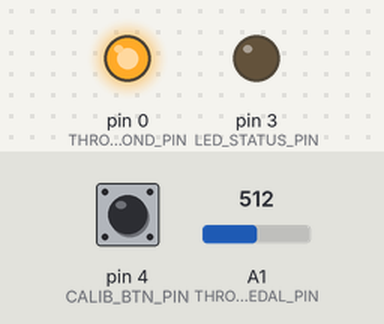
The program below on a simulated Arduino Uno, built with avr-gcc and run on an emulated ATmega328P. On the bench: output pins drawn as LEDs (lit = HIGH). Dashed ring = blinking. The test bench sets the inputs (shaded band); at power-on: pin 4 (CALIB_BTN_PIN) LOW, A1 (THROTTLE_PEDAL_PIN) = 512. EEPROM starts erased.

Above: at 1.2 s.
1.3 s: pin 4 (CALIB_BTN_PIN) pulled HIGH for 0.15 s
At 3.6 s:
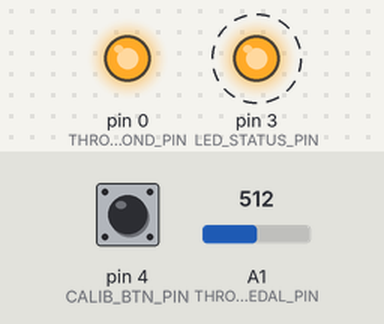
4.4 s: pin 4 (CALIB_BTN_PIN) pulled HIGH for 1 s
At 8.2 s:
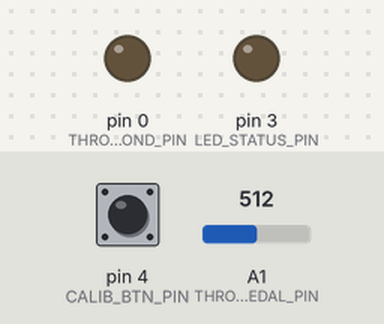
8.4 s: pin 4 (CALIB_BTN_PIN) pulled HIGH for 0.15 s
At 10.7 s:
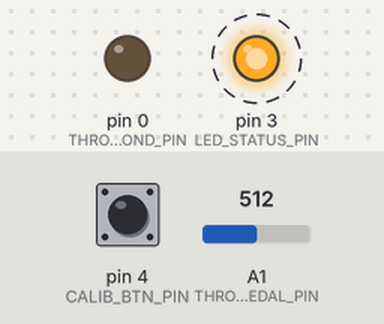
Timing chart, 0 to 17.5 s (numbered marks = the images above; inputs shaded):
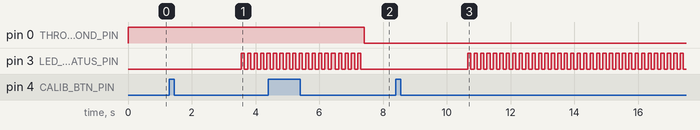

Measured:
- after the input at 1.3 s, pin 3 (LED_STATUS_PIN): alternates HIGH for 0.10 s and LOW for 0.10 s, starting after 2.3 s
- after the input at 4.4 s, pin 0 (THROTTLE_COND_PIN): HIGH → LOW after 3.0 s; pin 3 (LED_STATUS_PIN): goes on until 7.3 s, then stays LOW
- after the input at 8.4 s, pin 3 (LED_STATUS_PIN): alternates HIGH for 0.10 s and LOW for 0.10 s, starting after 2.3 s

The program:

main.cpp
```cpp
#include "Arduino.h"

/**
  ******************************************************************************
  * @file           : Firmware.ino
  * @brief          : Main program body
  ******************************************************************************
  * @attention
  *
  * <h2><center>&copy; Copyright.
  * All rights reserved.</center></h2>
  *
  * Firmware for snowmobile throttle cutoff when throttle
  * value is below treshold value, that is set by
  * calibration routine.
  *
  *
  ******************************************************************************
  */
/* USER CODE END Header */
/* Includes ------------------------------------------------------------------*/
#include <EEPROM.h>

/* Private includes ----------------------------------------------------------*/
/* USER CODE BEGIN Includes */
#include "calib.h"
extern "C"
{
  #include "button.h"
  #include "settings.h"
}

/* USER CODE END Includes */


/* Private define ------------------------------------------------------------*/
/* USER CODE BEGIN PD */


/* USER CODE END PD */

/* Private typedef -----------------------------------------------------------*/
/* USER CODE BEGIN PTD */
/* USER CODE END PTD */

/* Private variables ---------------------------------------------------------*/

/* USER CODE BEGIN PV */

uint16_t g_bottomThrottleLimit = 0;
Button_t ButtonCalibEntry;
Button_t ButtonCalibConfirm;
/* USER CODE END PV */

/* Private function prototypes -----------------------------------------------*/
/* USER CODE BEGIN PFP */
void ErrorHandler(uint8_t errorCode);
/* USER CODE END PFP */

void setup()
{
  pinMode(CALIB_BTN_PIN, INPUT);
  pinMode(THROTTLE_COND_PIN, OUTPUT);
  pinMode(LED_STATUS_PIN, OUTPUT);

  //Serial.begin(9600);
  if (EEPROM.read(NEW_MCU_FLG_ADDR)) // if value at address NEW_MCU_FLG_ADDR is not 0x00
  {
    EEPROM.write(NEW_MCU_FLG_ADDR, 0);
    g_bottomThrottleLimit = THROTTLE_DEFAULT_BOTTOM_LIMIT;
    EEPROM.put(THROTTLE_CALIB_VAL_ADDR, g_bottomThrottleLimit);
    ////Serial.write("First time MCU run. Var g_bottomThrottleLimit = ");
    ////Serial.println(g_bottomThrottleLimit);
  }
  else
  {
    EEPROM.get(THROTTLE_CALIB_VAL_ADDR, g_bottomThrottleLimit);
    //Serial.write("Var g_bottomThrottleLimit = ");
    //Serial.println(g_bottomThrottleLimit);
  }


  uint8_t init_status;
  init_status = Button_init(CALIB_BTN_PIN, BUTTON_CALIB_ENTRY_TIME, &ButtonCalibEntry);
  if (init_status < 0)
  {
    ErrorHandler(ERROR_INITIALIZATION);
  }
  init_status = Button_init(CALIB_BTN_PIN, BUTTON_CALIB_CONFIRM_TIME, &ButtonCalibConfirm);
  if (init_status < 0)
  {
    ErrorHandler(ERROR_INITIALIZATION);
  }
}


void loop()
{
  static uint8_t throttleCutoffFlg = 0;
  static uint8_t sigLedStatus = 0;

  uint16_t rawThrottle = analogRead(THROTTLE_PEDAL_PIN);

  if (rawThrottle <= g_bottomThrottleLimit)
  {
    if (throttleCutoffFlg == 1)
    {
      //Serial.write("Cut off throttle.\n");
      throttleCutoffFlg = 0;
      digitalWrite(THROTTLE_COND_PIN, throttleCutoffFlg);
    }
  }
  if (rawThrottle > g_bottomThrottleLimit+THROTTLE_RAW_HYS)
  {
    if (throttleCutoffFlg == 0)
    {
      //Serial.write("Give back throttle.\n");
      throttleCutoffFlg = 1;
      digitalWrite(THROTTLE_COND_PIN, throttleCutoffFlg);
    }
  }

  /*CHECK FOR CALIB REQUEST=================================*/
  uint8_t calibMode = ButtonCheckPress(&ButtonCalibEntry);
  if (calibMode)
  {
    //Serial.write("Stepping into calibration.\n");
    uint8_t calib_status = calibrateThrottle(THROTTLE_PEDAL_PIN, &ButtonCalibConfirm);
    if (calib_status == 1)
    {
      EEPROM.get(THROTTLE_CALIB_VAL_ADDR, g_bottomThrottleLimit);
      for (int i = 0;i<CALIB_CONFIRM_LED_BLINK_TIMES;i++)
      {
        sigLedStatus = !sigLedStatus;
        digitalWrite(LED_STATUS_PIN, sigLedStatus);
        delay(CALIB_CONFIRM_LED_TIME); //Here is intentionally delay()!
      }
      //Serial.write("Calibration completed.\n");
    }
    else
    {
      ErrorHandler(ERROR_CODE_CALIBRATION);
    }
  }
  /*END CHECK FOR CALIB REQUEST=================================*/
}


void ErrorHandler(uint8_t errorCode)
{
  uint8_t sigLedStatus = 0;
  while(1)
  {
    sigLedStatus = !sigLedStatus;
    digitalWrite(LED_STATUS_PIN, sigLedStatus);
    delay(errorCode);
  }
}
```

button.h
```cpp
#pragma once
#ifndef _BUTTON_H_
#define _BUTTON_H

#include "Arduino.h"


typedef struct DEBOUNCE_BUTTON{

  uint8_t PIN;
  int lastCurrSwitch;
  uint8_t checkingSwitch;
  unsigned long timeStartToggled;  // the last time the output pin was toggled
  uint16_t timeOfHold;

} Button_t;


uint8_t Button_init(uint8_t pin, uint16_t timeOfHold, Button_t *button);
uint8_t ButtonCheckPress(Button_t *button);

#endif /*_BUTTON_H*/
```

calib.h
```cpp
#pragma once
#ifndef _CALIB_H_
#define _CALIB_H

#include "Arduino.h"
#include "EEPROM.h"

extern "C"
{
  #include "button.h"
  #include "settings.h"
}

uint8_t calibrateThrottle(int throttlePin, Button_t *button);

#endif /*_CALIB_H_*/
```

button.c
```cpp
#include "button.h"

uint8_t Button_init(uint8_t pin, uint16_t timeOfHold, Button_t *button)
{
  button->PIN = pin;
  button->lastCurrSwitch = 0;
  button->checkingSwitch = 0;
  button->timeStartToggled = 0;  // the last time the output pin was toggled
  button->timeOfHold = timeOfHold;
  return 1;
}

uint8_t ButtonCheckPress(Button_t *button)
{
  uint8_t ret = 0;

  int currSwitch = digitalRead(button->PIN);

  if( currSwitch != button->lastCurrSwitch )
  {
    if( currSwitch == 0 ) //if low now, the change was unpressed to pressed
    {
      button->timeStartToggled = millis();
      button->checkingSwitch = 1;
    }
    else //was a rising edge (button being released), cancel checking
    {
      button->checkingSwitch = 0;
    }
    button->lastCurrSwitch = currSwitch;
  }

  if( button->checkingSwitch )
  {
    if( (millis() - button->timeStartToggled ) >= button->timeOfHold )
    {
      button->checkingSwitch = 0;
      ret = 1;
    }

  }

  return ret;
}
```

calib.cpp
```cpp
#include "calib.h"

uint8_t calibrateThrottle(int throttlePin, Button_t *button)
{
  uint8_t calibEnd = 0;
  unsigned long timeStartToggled = millis();
  uint8_t sigLedStatus = 0;

  while (calibEnd != 1)
  {
    if (millis() - timeStartToggled > CALIB_CONFIRM_LED_TIME)
    {
      sigLedStatus = !sigLedStatus;
      timeStartToggled = millis();
      digitalWrite(LED_STATUS_PIN, sigLedStatus);
    }
    uint8_t calibWrite = ButtonCheckPress(button);
    if (calibWrite)
    {
      uint16_t rawThrottle = analogRead(throttlePin);
      EEPROM.put(THROTTLE_CALIB_VAL_ADDR, rawThrottle);
      calibEnd = 1;
    }
  }
  return 1;
}
```

settings.h
```cpp
#pragma once
#ifndef _SETTINGS_H_
#define _SETTINGS_H_

#include "Arduino.h"

#define THROTTLE_PEDAL_PIN              A1
#define THROTTLE_COND_PIN               0
#define CALIB_BTN_PIN                   4
#define LED_STATUS_PIN                  3

#define NEW_MCU_FLG_ADDR                0

#define THROTTLE_RAW_HYS                16
#define THROTTLE_CALIB_VAL_ADDR         10
#define THROTTLE_DEFAULT_BOTTOM_LIMIT   16


#define BUTTON_CALIB_ENTRY_TIME         2000
#define BUTTON_CALIB_CONFIRM_TIME       1000

#define CALIB_MENU_TIME_LED             250
#define CALIB_CONFIRM_LED_TIME          100
#define CALIB_CONFIRM_LED_BLINK_TIMES   10

#define ERROR_CODE_CALIBRATION          100
#define ERROR_INITIALIZATION            200
#endif /*_SETTINGS_H_*/
```
